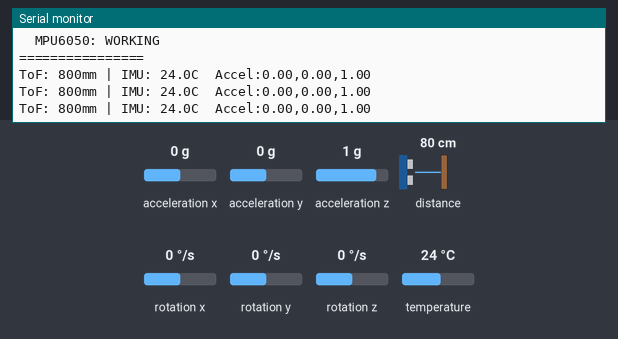
This sketch was run on a simulated ESP32. Parts: the last lines printed to the serial monitor. The test bench sets the inputs (shaded band); at power-on: distance to the obstacle 80 cm, acceleration x 0 g, acceleration y 0 g, acceleration z 1 g, temperature 24 °C, rotation x 0 °/s, rotation y 0 °/s, rotation z 0 °/s.

Above: at 3.4 s.
3.5 s: distance to the obstacle set to 250 cm
At 4.2 s:
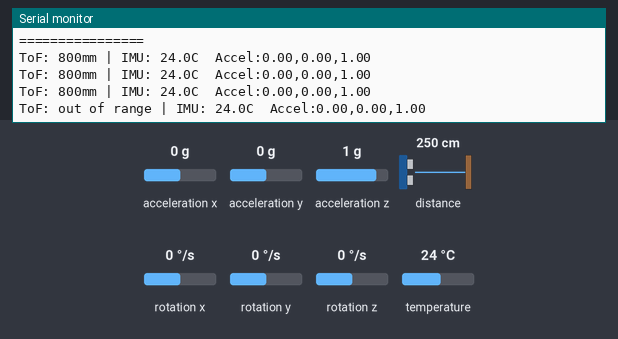
5.9 s: acceleration x set to -1.4 g
At 6.5 s:
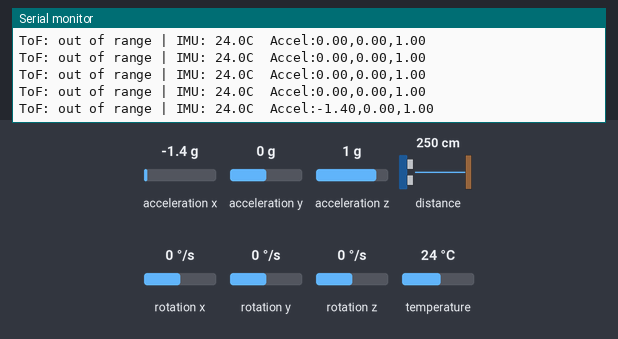
7.4 s: acceleration y set to -1.4 g
At 8.1 s:
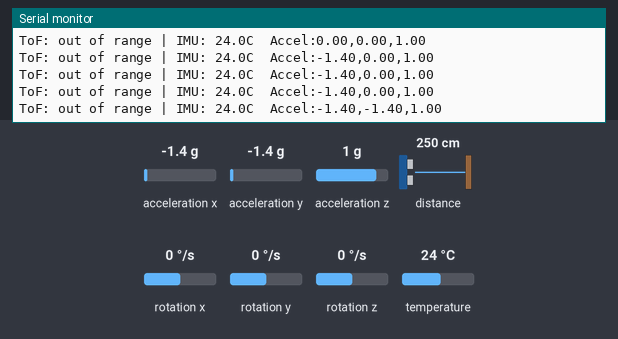
8.9 s: acceleration z set to -1.4 g
At 9.7 s:
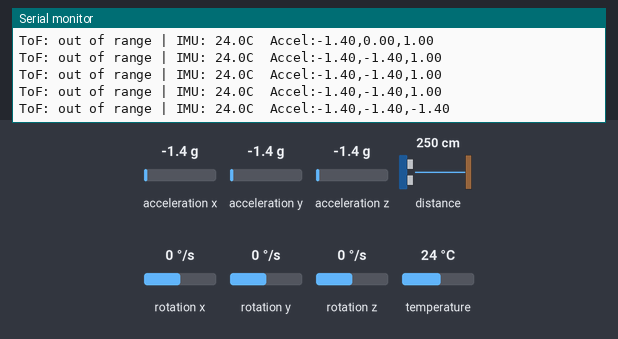
10.4 s: temperature set to 12 °C
At 10.4 s:
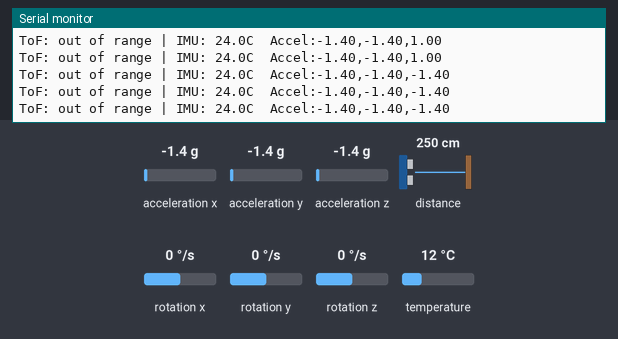

The sketch:

dual_sensor_test.ino
```cpp
// Dual I2C Sensor Test — VL53L0X + MPU6050 together
// Diagnoses bus conflicts when both share SDA/SCL

#include <Wire.h>
#include <Adafruit_VL53L0X.h>
#include <MPU6050_light.h>

Adafruit_VL53L0X lox;
MPU6050 mpu(Wire);

bool vl53_ok = false;
bool mpu_ok = false;

void scanBus() {
    Serial.println("--- I2C Bus Scan ---");
    for (byte addr = 1; addr < 127; addr++) {
        Wire.beginTransmission(addr);
        byte err = Wire.endTransmission();
        if (err == 0) {
            Serial.print("  Device at 0x");
            Serial.println(addr, HEX);
        }
    }
    Serial.println("--- End Scan ---\n");
}

void setup() {
    Serial.begin(115200);
    delay(1000);

    Serial.println("\n=== Dual Sensor Test ===\n");

    // Init I2C
    Wire.begin(4, 5);  // SDA=D2, SCL=D1
    Wire.setClock(100000);  // Try 100kHz (slower, more stable)
    delay(100);

    // Scan first
    Serial.println("[1] Initial bus scan:");
    scanBus();

    // Try VL53L0X FIRST (it can be finicky)
    Serial.print("[2] Init VL53L0X... ");
    delay(100);
    if (lox.begin()) {
        vl53_ok = true;
        Serial.println("OK!");
    } else {
        Serial.println("FAILED");
        Serial.println("    Trying with address 0x29 explicitly...");
        if (lox.begin(0x29)) {
            vl53_ok = true;
            Serial.println("    OK on retry!");
        } else {
            Serial.println("    Still failed.");
        }
    }

    // Scan again after VL53L0X init
    Serial.println("\n[3] Bus scan after VL53L0X init:");
    scanBus();

    // Now try MPU6050
    Serial.print("[4] Init MPU6050... ");
    byte status = mpu.begin();
    if (status == 0) {
        mpu_ok = true;
        Serial.println("OK!");
        mpu.calcOffsets();
        Serial.println("    Calibrated.");
    } else {
        Serial.print("FAILED (status=");
        Serial.print(status);
        Serial.println(")");
    }

    // Final scan
    Serial.println("\n[5] Final bus scan:");
    scanBus();

    Serial.println("=== Results ===");
    Serial.print("  VL53L0X: "); Serial.println(vl53_ok ? "WORKING" : "FAILED");
    Serial.print("  MPU6050: "); Serial.println(mpu_ok ? "WORKING" : "FAILED");
    Serial.println("================\n");
}

void loop() {
    if (vl53_ok) {
        VL53L0X_RangingMeasurementData_t m;
        lox.rangingTest(&m, false);
        Serial.print("ToF: ");
        if (m.RangeStatus != 4) {
            Serial.print(m.RangeMilliMeter);
            Serial.print("mm");
        } else {
            Serial.print("out of range");
        }
    } else {
        Serial.print("ToF: N/A");
    }

    Serial.print(" | ");

    if (mpu_ok) {
        mpu.update();
        Serial.print("IMU: ");
        Serial.print(mpu.getTemp(), 1);
        Serial.print("C  Accel:");
        Serial.print(mpu.getAccX(), 2);
        Serial.print(",");
        Serial.print(mpu.getAccY(), 2);
        Serial.print(",");
        Serial.print(mpu.getAccZ(), 2);
    } else {
        Serial.print("IMU: N/A");
    }

    Serial.println();
    delay(500);
}
```

Measured:
- after the input at 3.5 s, the serial monitor: prints a new line after 0.38 s (image 1)
- after the input at 5.9 s, the serial monitor: prints a new line after 0.12 s (image 2)
- after the input at 7.4 s, the serial monitor: prints a new line after 0.23 s (image 3)
- after the input at 8.9 s, the serial monitor: prints a new line after 0.34 s (image 4)
